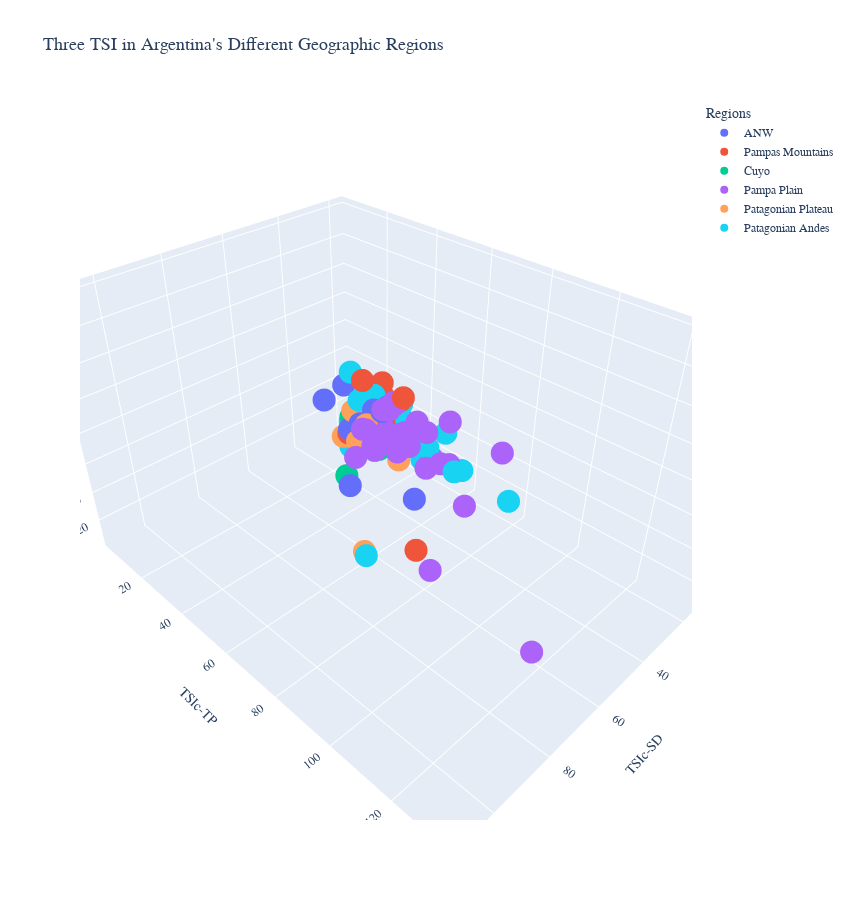

The code cell stored with this chart in its notebook:
### Code cell
fig = px.scatter_3d(data_frame=data, x='TSIc-SD', y='TSIc-TP', z='TSIc-CHL-a', color='REGION', hover_name=data.index, title='Three TSI in Argentina\'s Different Geographic Regions')
fig.update_layout(font_family='Garamond',  # Font to be used in all elements, unless overridden
        plot_bgcolor='#FFFFFF',
        legend_title='Regions',
        width=850,
        height=900,
        title_font_size=18,  # Title fontsize
        xaxis={
            'linecolor': '#BCCCDC',  # Color of X-axis (not X-axis text)
            'gridcolor': '#BCCCDC'},  # Color of major X-axis grid
        yaxis={
            'linecolor': '#BCCCDC',  # Color of X-axis (not X-axis text)
            'gridcolor': '#BCCCDC'})  # Color of major X-axis grid

fig.show()

### Figure 1 — Plotly figure (JSON) as saved in the notebook; plotly's stock layout.template omitted (floating-point values rounded to 4 significant figures)
{"data": [{"hovertemplate": "<b>%{hovertext}</b><br><br>REGION=ANW<br>TSIc-SD=%{x}<br>TSIc-TP=%{y}<br>TSIc-CHL-a=%{z}<extra></extra>", "hovertext": ["Rodeo", "Comedero", "La Ciénaga", "Las Maderas", "Campo Alegre", "Cabra Corral", "El Cadillal", "Río Hondo", "Sumampa", "las Pirquitas", "Los Sauces"], "legendgroup": "ANW", "marker": {"color": "#636efa", "symbol": "circle"}, "mode": "markers", "name": "ANW", "scene": "scene", "showlegend": true, "type": "scatter3d", "x": [62.34, 57.37, 60, 55.15, 57.37, 49.31, 71.51, 73.2, 61.52, 63.58, 65.14], "y": [43.2, 45.83, 50.57, 49.36, 62.7, 44.13, 62.95, 87.42, 61.67, 58.72, 68.38], "z": [57.42, 61.14, 50.23, 55.99, 61.65, 49.83, 43.7, 53.57, 62.02, 57.42, 66.13]}, {"hovertemplate": "<b>%{hovertext}</b><br><br>REGION=Pampas Mountains<br>TSIc-SD=%{x}<br>TSIc-TP=%{y}<br>TSIc-CHL-a=%{z}<extra></extra>", "hovertext": ["Anzulón", "Portezuelo", "Cruz del Eje", "Mar Chiquita", "Saladillo", "San Roque", "La Viña", "Los Molinos", "Río Tercero", "San Felipe"], "legendgroup": "Pampas Mountains", "marker": {"color": "#EF553B", "symbol": "circle"}, "mode": "markers", "name": "Pampas Mountains", "scene": "scene", "showlegend": true, "type": "scatter3d", "x": [78.34, 63.22, 58.63, 58.63, 77.35, 47.38, 48.64, 48.0, 46.8, 61.52], "y": [93.09, 67.16, 48.72, 68.38, 87.33, 52.2, 50.57, 51.13, 49.98, 57.7], "z": [44.2, 62.22, 47.5, 66.41, 83.43, 52.15, 49.26, 56.56, 59.22, 69.13]}, {"hovertemplate": "<b>%{hovertext}</b><br><br>REGION=Cuyo<br>TSIc-SD=%{x}<br>TSIc-TP=%{y}<br>TSIc-CHL-a=%{z}<extra></extra>", "hovertext": ["Ullum", "La Florida", "El Carrizal", "El Diamante", "Agua del Toro", "Los Reyunos", "Valle Grande", "El Nihuil"], "legendgroup": "Cuyo", "marker": {"color": "#00cc96", "symbol": "circle"}, "mode": "markers", "name": "Cuyo", "scene": "scene", "showlegend": true, "type": "scatter3d", "x": [56.56, 43.24, 50.75, 37.1, 37.1, 40.02, 37.1, 34.67], "y": [45.0, 43.2, 41.14, 38.73, 27.36, 35.83, 35.83, 45.83], "z": [29.89, 43.7, 45.99, 26.67, 31.62, 34.25, 32.06, 33.17]}, {"hovertemplate": "<b>%{hovertext}</b><br><br>REGION=Pampa Plain<br>TSIc-SD=%{x}<br>TSIc-TP=%{y}<br>TSIc-CHL-a=%{z}<extra></extra>", "hovertext": ["Melincué", "El Carpincho", "De Gómez", "Navarro", "Las mulitas", "De Lobos", "Indio Muerto", "De Monte", "La Chilca", "Chascomús", "La Limpia", "La Tablilla", "Blanca Grande", "Alsina", "Cochicó", "Salada Grande", "Los Horcones", "Del Monte", "Dulce", "Del Venado", "Epecuén", "La Brava", "De los Padres", "De Pigüé", "De Saavedra", "Sauce Grande"], "legendgroup": "Pampa Plain", "marker": {"color": "#ab63fa", "symbol": "circle"}, "mode": "markers", "name": "Pampa Plain", "scene": "scene", "showlegend": true, "type": "scatter3d", "x": [87.34, 67.36, 84.71, 85.53, 66.21, 79.98, 60, 65.14, 59.3, 87.34, 87.34, 49.31, 83.19, 77.35, 71.51, 38.01, 66.21, 69.99, 79.98, 78.34, 83.19, 55.15, 44.66, 75.98, 69.42, 75.13], "y": [133.6, 107.4, 107.0, 88.62, 70.84, 85.66, 73.06, 83.48, 67.52, 82.57, 105.6, 49.36, 83.77, 81.05, 79.11, 61.4, 84.56, 77.06, 90.47, 92.44, 110.6, 79.66, 73.66, 74.0, 65.82, 83.54], "z": [47.67, 73.88, 89.51, 76.95, 61.82, 80.76, 55.46, 66.93, 56.13, 70.31, 51.71, 37.4, 71.91, 77.63, 75.6, 35.21, 57.61, 74.63, 77.16, 79.97, 69.98, 50.88, 42.31, 68.31, 61.69, 66.26]}, {"hovertemplate": "<b>%{hovertext}</b><br><br>REGION=Patagonian Plateau<br>TSIc-SD=%{x}<br>TSIc-TP=%{y}<br>TSIc-CHL-a=%{z}<extra></extra>", "hovertext": ["La Dulce", "Urre Lauquen", "Marri Menuco", "Los Barreales", "Ramos Mexía", "Ne Luan", "Muster", "Colhue Huapi", "Ameghino"], "legendgroup": "Patagonian Plateau", "marker": {"color": "#FFA15A", "symbol": "circle"}, "mode": "markers", "name": "Patagonian Plateau", "scene": "scene", "showlegend": true, "type": "scatter3d", "x": [58.63, 62.69, 29.16, 49.31, 40.02, 67.36, 57.37, 98.32, 48.64], "y": [50.57, 56.6, 24.14, 35.83, 35.83, 65.0, 53.2, 96.58, 58.39], "z": [55.61, 50.5, 26.52, 35.98, 38.15, 61.69, 49.83, 58.39, 38.2]}, {"hovertemplate": "<b>%{hovertext}</b><br><br>REGION=Patagonian Andes<br>TSIc-SD=%{x}<br>TSIc-TP=%{y}<br>TSIc-CHL-a=%{z}<extra></extra>", "hovertext": ["Agrio", "Pellegrini", "Blanca ", "Aluminé", "Norquinco", "Quillén", "Huechulafquen", "Lacar", "Nahuel Huapi", "Gutierrez", "Mascardi", "Guillermo", "Steffen", "Las Chultas", "Epuyen", "Puelo", "Cholila", "Lezama", "Los Mosquitos", "Rivadavia", "Esquel", "Brechman", "Verde", "Wilimanco", "Zeta", "Largo", "Terraplén", "Amutui Quimen", "Futalaufquen", "Rosario", "Quichaura", "Cronometro", "Los Niños", "Pico 4", "Pico 3", "Pico 1", "La Plata", "Fontana", "Blanco"], "legendgroup": "Patagonian Andes", "marker": {"color": "#19d3f3", "symbol": "circle"}, "mode": "markers", "name": "Patagonian Andes", "scene": "scene", "showlegend": true, "type": "scatter3d", "x": [28.34, 50.01, 35.43, 22.71, 30.4, 19.6, 30.97, 21.47, 23.6, 26.12, 27.56, 25.45, 23.04, 28.34, 17.57, 31.96, 24.81, 20.05, 61.52, 24.81, 45.16, 54.16, 25.45, 40.02, 41.54, 22.5, 58.63, 26.12, 21.97, 34.42, 36.81, 57.37, 24.19, 24.19, 43.24, 23.15, 23.49, 21.47, 110.5], "y": [83.06, 49.98, 70.84, 19.99, 27.36, 19.99, 42.21, 24.14, 24.14, 14.15, 19.99, 24.14, 19.99, 35.83, 4.15, 19.99, 35.83, 24.14, 53.2, 19.99, 66.21, 58.39, 24.14, 50.57, 69.35, 32.21, 53.2, 19.99, 14.15, 47.35, 56.6, 86.11, 29.99, 35.83, 54.57, 35.83, 29.99, 29.99, 110.1], "z": [25.75, 56.56, 34.11, 19.11, 22.32, 18.46, 27.65, 20.85, 21.85, 21.36, 15.75, 24.74, 15.29, 26.96, 12.62, 16.18, 19.72, 27.65, 69.75, 20.3, 44.44, 54.98, 26.82, 49.97, 49.11, 23.6, 60.04, 26.82, 23.8, 35.75, 31.53, 52.79, 23.19, 36.42, 40.7, 29.78, 17.39, 18.11, 73.31]}], "layout": {"font": {"family": "Garamond"}, "height": 900, "legend": {"title": {"text": "Regions"}, "tracegroupgap": 0}, "plot_bgcolor": "#FFFFFF", "scene": {"domain": {"x": [0, 1], "y": [0, 1]}, "xaxis": {"title": {"text": "TSIc-SD"}}, "yaxis": {"title": {"text": "TSIc-TP"}}, "zaxis": {"title": {"text": "TSIc-CHL-a"}}}, "title": {"font": {"size": 18}, "text": "Three TSI in Argentina's Different Geographic Regions"}, "width": 850, "xaxis": {"gridcolor": "#BCCCDC", "linecolor": "#BCCCDC"}, "yaxis": {"gridcolor": "#BCCCDC", "linecolor": "#BCCCDC"}}}
